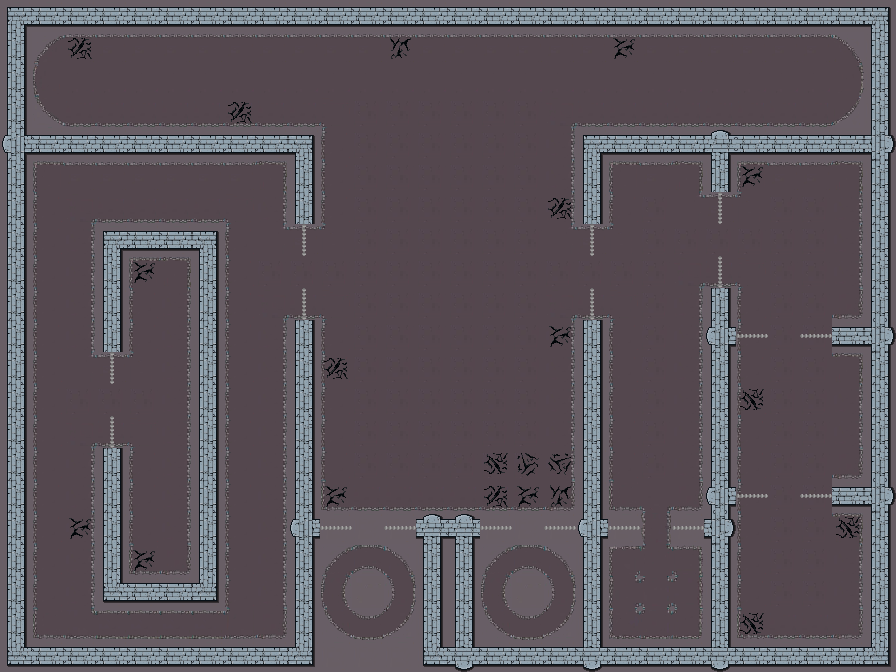

Tiled map render using the project's own tile images. Description and the whole map definition, tile-layer contents included, below:
An orthogonal 28x21 tile map with 32x32 px tiles, 3 tile layers (ground, mud, walls) and 38 objects (9x 2, 9x 1, 9x 0, 5x 3, 4x 4).

<map version="1.4" tiledversion="1.4.3" orientation="orthogonal" renderorder="right-down" width="28" height="21" tilewidth="32" tileheight="32" infinite="0" nextlayerid="14" nextobjectid="42">
 <editorsettings>
  <export target="zone33.json" format="json" />
 </editorsettings>
 <tileset firstgid="1" name="spriteSetBien" tilewidth="32" tileheight="32" tilecount="81" columns="9">
  <image source="sprite_set_convento.png" trans="ff00ff" width="288" height="288" />
 </tileset>
 <layer id="2" name="ground" width="28" height="21">
  <data encoding="csv">
50,50,50,50,50,50,50,50,50,50,50,50,50,50,50,50,50,50,50,50,50,50,50,50,50,50,50,50,
50,7,20,20,20,20,20,20,20,20,20,20,20,20,20,20,20,20,20,20,20,20,20,20,20,20,9,50,
50,16,17,17,17,17,17,17,17,17,17,17,17,17,17,17,17,17,17,17,17,17,17,17,17,17,18,50,
50,25,2,2,2,2,2,2,2,2,3,14,14,14,14,14,14,1,2,2,2,2,2,2,2,2,27,50,
50,50,50,50,50,50,50,50,50,50,12,14,14,14,14,14,14,10,50,50,50,50,50,50,50,50,50,50,
50,4,20,20,20,20,20,20,6,50,12,14,14,14,14,14,14,10,50,4,20,6,50,4,20,20,6,50,
50,12,1,2,2,2,2,3,10,50,12,14,14,14,14,14,14,10,50,12,14,19,20,21,14,14,10,50,
50,12,10,50,50,50,50,12,19,20,21,14,14,14,14,14,14,19,20,21,14,14,14,14,14,14,10,50,
50,12,10,50,4,6,50,12,14,14,14,14,14,14,14,14,14,14,14,14,14,1,2,3,14,14,10,50,
50,12,10,50,12,10,50,12,1,2,3,14,14,14,14,14,14,1,2,3,14,10,50,12,14,14,24,50,
50,12,10,50,12,10,50,12,10,50,12,14,14,14,14,14,14,10,50,12,14,10,50,12,14,14,50,50,
50,12,19,20,21,10,50,12,10,50,12,14,14,14,14,14,14,10,50,12,14,10,50,12,14,14,6,50,
50,12,14,14,14,10,50,12,10,50,12,14,14,14,14,14,14,10,50,12,14,10,50,12,14,14,10,50,
50,12,1,2,3,10,50,12,10,50,12,14,14,14,14,14,14,10,50,12,14,10,50,12,14,14,10,50,
50,12,10,50,12,10,50,12,10,50,12,14,14,14,14,14,14,10,50,12,14,10,50,12,14,14,24,50,
50,12,10,50,12,10,50,12,10,50,22,2,2,2,2,2,2,24,50,22,23,24,50,12,14,14,50,50,
50,12,10,50,12,10,50,12,10,50,50,50,50,50,50,50,50,50,50,50,40,50,50,12,14,14,6,50,
50,12,10,50,22,24,50,12,10,50,34,35,36,50,50,34,35,36,50,28,5,30,50,12,14,14,10,50,
50,12,10,50,50,50,50,12,10,50,43,44,45,50,50,43,44,45,50,37,38,39,50,12,14,14,10,50,
50,22,41,56,56,56,56,42,24,50,52,53,54,50,50,52,53,54,50,46,47,48,50,22,2,2,24,50,
50,50,50,50,50,50,50,50,50,50,50,50,50,50,50,50,50,50,50,50,50,50,50,50,50,50,50,50
</data>
 </layer>
 <layer id="1" name="mud" width="28" height="21">
  <data encoding="csv">
0,0,0,0,0,0,0,0,0,0,0,0,0,0,0,0,0,0,0,0,0,0,0,0,0,0,0,0,
0,0,70,0,0,0,0,0,0,0,0,0,75,0,0,0,0,0,0,72,0,0,0,0,0,0,0,0,
0,0,0,0,0,0,0,0,0,0,0,0,0,0,0,0,0,0,0,0,0,0,0,0,0,0,0,0,
0,0,0,0,0,0,0,70,0,0,0,0,0,0,0,0,0,0,0,0,0,0,0,0,0,0,0,0,
0,0,0,0,0,0,0,0,0,0,0,0,0,0,0,0,0,0,0,0,0,0,0,0,0,0,0,0,
0,0,0,0,0,0,0,0,0,0,0,0,0,0,0,0,0,0,0,0,0,0,0,72,0,0,0,0,
0,0,0,0,0,0,0,0,0,0,0,0,0,0,0,0,0,70,0,0,0,0,0,0,0,0,0,0,
0,0,0,0,0,0,0,0,0,0,0,0,0,0,0,0,0,0,0,0,0,0,0,0,0,0,0,0,
0,0,0,0,72,0,0,0,0,0,0,0,0,0,0,0,0,0,0,0,0,0,0,0,0,0,0,0,
0,0,0,0,0,0,0,0,0,0,0,0,0,0,0,0,0,0,0,0,0,0,0,0,0,0,0,0,
0,0,0,0,0,0,0,0,0,0,0,0,0,0,0,0,0,72,0,0,0,0,0,0,0,0,0,0,
0,0,0,0,0,0,0,0,0,0,70,0,0,0,0,0,0,0,0,0,0,0,0,0,0,0,0,0,
0,0,0,0,0,0,0,0,0,0,0,0,0,0,0,0,0,0,0,0,0,0,0,73,0,0,0,0,
0,0,0,0,0,0,0,0,0,0,0,0,0,0,0,0,0,0,0,0,0,0,0,0,0,0,0,0,
0,0,0,0,0,0,0,0,0,0,0,0,0,0,0,73,71,74,0,0,0,0,0,0,0,0,0,0,
0,0,0,0,0,0,0,0,0,0,72,0,0,0,0,70,72,75,0,0,0,0,0,0,0,0,0,0,
0,0,72,0,0,0,0,0,0,0,0,0,0,0,0,0,0,0,0,0,0,0,0,0,0,0,73,0,
0,0,0,0,72,0,0,0,0,0,0,0,0,0,0,0,0,0,0,0,0,0,0,0,0,0,0,0,
0,0,0,0,0,0,0,0,0,0,0,0,0,0,0,0,0,0,0,0,0,0,0,0,0,0,0,0,
0,0,0,0,0,0,0,0,0,0,0,0,0,0,0,0,0,0,0,0,0,0,0,73,0,0,0,0,
0,0,0,0,0,0,0,0,0,0,0,0,0,0,0,0,0,0,0,0,0,0,0,0,0,0,0,0
</data>
 </layer>
 <layer id="3" name="walls" width="28" height="21">
  <data encoding="csv">
58,59,59,59,59,59,59,59,59,59,59,59,59,59,59,59,59,59,59,59,59,59,59,59,59,59,59,60,
62,0,0,0,0,0,0,0,0,0,0,0,0,0,0,0,0,0,0,0,0,0,0,0,0,0,0,62,
62,0,0,0,0,0,0,0,0,0,0,0,0,0,0,0,0,0,0,0,0,0,0,0,0,0,0,62,
62,0,0,0,0,0,0,0,0,0,0,0,0,0,0,0,0,0,0,0,0,0,0,0,0,0,0,62,
68,59,59,59,59,59,59,59,59,60,0,0,0,0,0,0,0,0,58,59,59,59,67,59,59,59,59,69,
62,0,0,0,0,0,0,0,0,62,0,0,0,0,0,0,0,0,62,0,0,0,62,0,0,0,0,62,
62,0,0,0,0,0,0,0,0,62,0,0,0,0,0,0,0,0,62,0,0,0,80,0,0,0,0,62,
62,0,0,58,59,59,60,0,0,80,0,0,0,0,0,0,0,0,80,0,0,0,0,0,0,0,0,62,
62,0,0,62,0,0,62,0,0,0,0,0,0,0,0,0,0,0,0,0,0,0,80,0,0,0,0,62,
62,0,0,62,0,0,62,0,0,80,0,0,0,0,0,0,0,0,80,0,0,0,62,0,0,0,0,62,
62,0,0,62,0,0,62,0,0,62,0,0,0,0,0,0,0,0,62,0,0,0,68,77,0,77,59,69,
62,0,0,80,0,0,62,0,0,62,0,0,0,0,0,0,0,0,62,0,0,0,62,0,0,0,0,62,
62,0,0,0,0,0,62,0,0,62,0,0,0,0,0,0,0,0,62,0,0,0,62,0,0,0,0,62,
62,0,0,80,0,0,62,0,0,62,0,0,0,0,0,0,0,0,62,0,0,0,62,0,0,0,0,62,
62,0,0,62,0,0,62,0,0,62,0,0,0,0,0,0,0,0,62,0,0,0,62,0,0,0,0,62,
62,0,0,62,0,0,62,0,0,62,0,0,0,0,0,0,0,0,62,0,0,0,68,77,0,77,59,69,
62,0,0,62,0,0,62,0,0,68,77,0,77,67,67,77,0,77,68,77,0,77,69,0,0,0,0,62,
62,0,0,62,0,0,62,0,0,62,0,0,0,62,62,0,0,0,62,0,0,0,62,0,0,0,0,62,
62,0,0,61,59,59,63,0,0,62,0,0,0,62,62,0,0,0,62,0,0,0,62,0,0,0,0,62,
62,0,0,0,0,0,0,0,0,62,0,0,0,62,62,0,0,0,62,0,0,0,62,0,0,0,0,62,
61,59,59,59,59,59,59,59,59,63,0,0,0,61,66,59,59,59,66,59,59,59,66,59,59,59,59,63
</data>
 </layer>
 <objectgroup id="12" name="rings">
  <object id="1" type="2" x="176" y="273.333" />
  <object id="40" type="2" x="800" y="576" />
 </objectgroup>
 <objectgroup id="11" name="endTrigger">
  <object id="41" x="325.333" y="549" width="90.667" height="91.0003" />
 </objectgroup>
 <objectgroup id="10" name="routePoints">
  <object id="6" name="4" x="349.333" y="177.333" />
  <object id="7" name="4" x="544" y="178.667" />
  <object id="8" name="3" x="354" y="430" />
  <object id="9" name="3" x="541" y="432" />
  <object id="10" name="2" x="742" y="291" />
  <object id="11" name="2" x="831" y="292" />
  <object id="14" name="1" x="256" y="192" />
  <object id="15" name="1" x="64" y="194.667" />
  <object id="12" name="1" x="56" y="604" />
  <object id="13" name="1" x="256" y="599" />
  <object id="16" name="0" x="56" y="604" />
  <object id="17" name="0" x="256" y="599" />
  <object id="18" name="0" x="254.667" y="192" />
  <object id="19" name="0" x="64" y="194.667" />
 </objectgroup>
 <objectgroup id="9" name="plateDoors">
  <object id="22" name="0" x="784" y="496" />
  <object id="25" name="1" x="112" y="400" rotation="90" />
  <object id="23" name="2" x="720.33" y="240" rotation="90" />
 </objectgroup>
 <objectgroup id="8" name="leverDoors">
  <object id="29" name="0" x="304" y="272" rotation="90" />
  <object id="28" name="1" x="592" y="272" rotation="90" />
  <object id="26" name="2" x="784" y="336" />
  <object id="27" name="3" x="528" y="528" />
  <object id="30" name="4" x="368" y="528" />
 </objectgroup>
 <objectgroup id="7" name="plates">
  <object id="33" name="0" x="528" y="558.667" />
  <object id="32" name="1" x="161" y="625" />
  <object id="31" name="2" x="638.667" y="190.667" />
 </objectgroup>
 <objectgroup id="6" name="levers">
  <object id="38" name="0" x="846.667" y="81.3333" />
  <object id="37" name="1" x="176" y="557.333" />
  <object id="36" name="2" x="685.333" y="492" />
  <object id="35" name="3" x="657.333" y="592" />
  <object id="34" name="4" x="842.667" y="416" />
 </objectgroup>
 <objectgroup id="13" name="boxes">
  <object id="39" x="800" y="81.3333" />
 </objectgroup>
 <objectgroup id="5" name="guards" />
 <objectgroup id="4" name="monks">
  <object id="2" name="3" x="276" y="-76">
   <properties>
    <property name="circle" type="bool" value="false" />
   </properties>
  </object>
  <object id="3" name="2" x="385.333" y="-78.6667">
   <properties>
    <property name="circle" type="bool" value="false" />
   </properties>
  </object>
  <object id="4" name="1" x="460" y="-80">
   <properties>
    <property name="circle" type="bool" value="true" />
   </properties>
  </object>
  <object id="5" name="0" x="549.333" y="-74.6667">
   <properties>
    <property name="circle" type="bool" value="true" />
   </properties>
  </object>
 </objectgroup>
</map>
